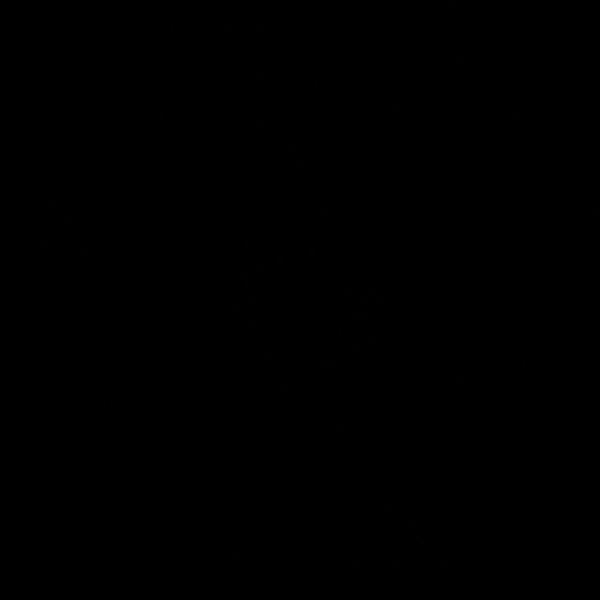
Frame 1 (no input)
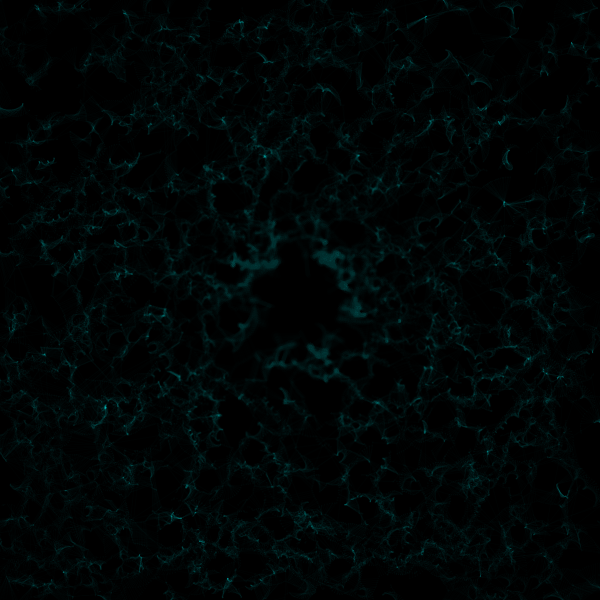
Frame 60 (the mouse pressed at the canvas centre just before this capture)
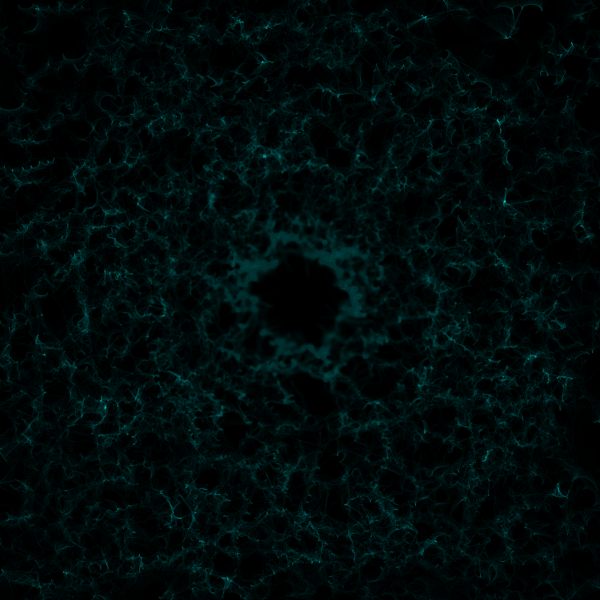
Frame 120 (the mouse held since frame 60 and released just before this capture)

The Processing sketch that drew these frames (run headless with seeded random() and noise(); from frame 60 on, the mouse is pressed at the canvas centre):

// Processing sketch: processing_90036
// ── processing_90036.pde

particle [] p = new particle [1000];

float px, py;

void setup() {
  for (int i = 0; i<p.length; i++) {
    p[i] = new particle(new PVector(random(0,600), random(00,600)), random(10.0));
  }
  
  for (int i = 0; i<p.length; i++) {
    p[i].attractor = p[int(random(p.length))];
  }
  size (600, 600);
  background(0);
}

void draw() {

strokeWeight(1);

  for (int i = 0; i<p.length; i++) {
    p[i].cmove();
  }
}


class particle {
  float m;
  PVector location;
  PVector velocity;
  
  particle attractor;
  
  particle (PVector loc, float m) {
    location = loc;
    this.m = m;
    velocity = new PVector(random(-1,1),random(-1,1));
  }
  
  void cmove() {
    
    
//
    if(attractor != null){
      float distance1 = dist(location.x, location.y, attractor.location.x, attractor.location.y);
       for(int i = 0; i < p.length; i++){
         if(p[i] != this){
           float aDist = dist(location.x, location.y, p[i].location.x, p[i].location.y);
            if(aDist < distance1){
              attractor = p[i];
            }
         }
       }
    
      
    PVector aLoc = attractor.location;
    
    float angle = atan2(location.y-aLoc.y, location.x-aLoc.x)+(PI/2);
    
    location.x += cos(angle)*(abs(velocity.x)+abs(velocity.y));
    location.y += sin(angle)*(abs(velocity.x)+abs(velocity.y));
    
    
    float distX = aLoc.x - location.x;
    float distY = aLoc.y - location.y;
    
    float distance = sqrt(sq(distX) + sq(distY));
    if (distance < 50) {
      distance = 50;
    }
    
    float grav = (m * attractor.m) / sq(distance) * 0.01;
    
    float xGrav = grav * (distX/distance);
    float yGrav = grav * (distY/distance);

    PVector accel = new PVector(xGrav / m, yGrav / m);
    
    float d = dist(location.x, location.y, width/2, height/2);
   

   
    float a =  (1.0 / d);
    
    velocity.x += (accel.x * d);
    velocity.y += (accel.y * d);
    
  //  velocity.x -= (300 + sin(frameCount*0.1) * 1000 - location.x) * 0.01;
  //  velocity.y -= (300 + cos(frameCount*0.1) * 1000 - location.y) * 0.01;
    
  //  velocity.x -= (00 - location.x) * 0.06;
   // velocity.y -= (00 - location.y) * 0.06;
    
    
     if(d > 200 || d < 50){
    //     velocity.x = -velocity.x;
    //     velocity.y = -velocity.y;
     }
    
    location.x += velocity.x;
    location.y += velocity.y;
    
    float l = 10 - frameCount*0.005;
    if(l <= 2){
      l = 2;  
    }
 // if(frameCount % 3 == 0){
  //  ellipse(location.x, location.y, 2,2);
 // }
 
  stroke(0,d, d, 3);
  fill(0,d, d, 3);
  if(frameCount > 5){
    strokeWeight(200*a);
    line(location.x, location.y, attractor.location.x, attractor.location.y);
  }
  ellipse(location.x, location.y, 200*a,200*a);
 
}
  }
}
  

 
